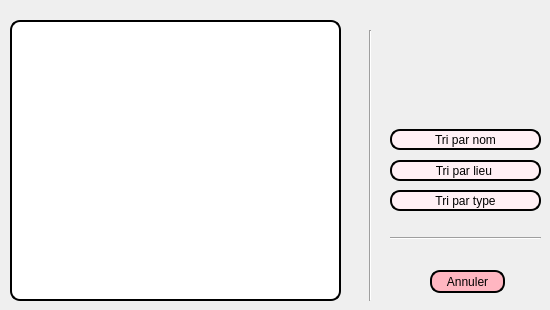
     <widget class="QWidget" name="tab_7">
      <attribute name="title">
       <string>Trier les salles</string>
      </attribute>
      <widget class="QPushButton" name="pushButton_3">
       <property name="geometry">
        <rect>
         <x>390</x>
         <y>190</y>
         <width>151</width>
         <height>21</height>
        </rect>
       </property>
       <property name="styleSheet">
        <string notr="true">border: 2px solid black;
font: 75 8pt &quot;MS Shell Dlg 2&quot;;
border-radius: 10px;
padding: 0 8px;
background: #FFF0F5;
font: bold, &quot;Comic Sans MS&quot;;;
text-align:center;
</string>
       </property>
       <property name="text">
        <string>Tri par type</string>
       </property>
      </widget>
      <widget class="QPushButton" name="pushButton_8">
       <property name="geometry">
        <rect>
         <x>430</x>
         <y>270</y>
         <width>75</width>
         <height>23</height>
        </rect>
       </property>
       <property name="styleSheet">
        <string notr="true">border: 2px solid black;
border-radius: 10px;
padding: 0 8px;
background:#FFB6C1	;
font: bold, &quot;Comic Sans MS&quot;</string>
       </property>
       <property name="text">
        <string>Annuler</string>
       </property>
      </widget>
      <widget class="QPushButton" name="pushButton_2">
       <property name="geometry">
        <rect>
         <x>390</x>
         <y>160</y>
         <width>151</width>
         <height>21</height>
        </rect>
       </property>
       <property name="styleSheet">
        <string notr="true">border: 2px solid black;
font: 75 8pt &quot;MS Shell Dlg 2&quot;;
border-radius: 10px;
padding: 0 8px;
background: #FFF0F5;
font: bold, &quot;Comic Sans MS&quot;;;
text-align:center;
</string>
       </property>
       <property name="text">
        <string>Tri par lieu </string>
       </property>
      </widget>
      <widget class="QPushButton" name="pushButton">
       <property name="geometry">
        <rect>
         <x>390</x>
         <y>129</y>
         <width>151</width>
         <height>21</height>
        </rect>
       </property>
       <property name="styleSheet">
        <string notr="true">border: 2px solid black;
font: 75 8pt &quot;MS Shell Dlg 2&quot;;
border-radius: 10px;
padding: 0 8px;
background: #FFF0F5;
font: bold, &quot;Comic Sans MS&quot;;;
text-align:center;
</string>
       </property>
       <property name="text">
        <string>Tri par nom</string>
       </property>
      </widget>
      <widget class="QTableView" name="tableView">
       <property name="geometry">
        <rect>
         <x>10</x>
         <y>20</y>
         <width>331</width>
         <height>281</height>
        </rect>
       </property>
       <property name="styleSheet">
        <string notr="true">border: 2px solid black;
border-radius: 10px;
padding: 0 8px;
background: white;
selection-background-color: gray</string>
       </property>
      </widget>
      <widget class="Line" name="line_4">
       <property name="geometry">
        <rect>
         <x>360</x>
         <y>30</y>
         <width>20</width>
         <height>271</height>
        </rect>
       </property>
       <property name="orientation">
        <enum>Qt::Vertical</enum>
       </property>
      </widget>
      <widget class="Line" name="line_5">
       <property name="geometry">
        <rect>
         <x>390</x>
         <y>230</y>
         <width>151</width>
         <height>16</height>
        </rect>
       </property>
       <property name="orientation">
        <enum>Qt::Horizontal</enum>
       </property>
      </widget>
     </widget>
